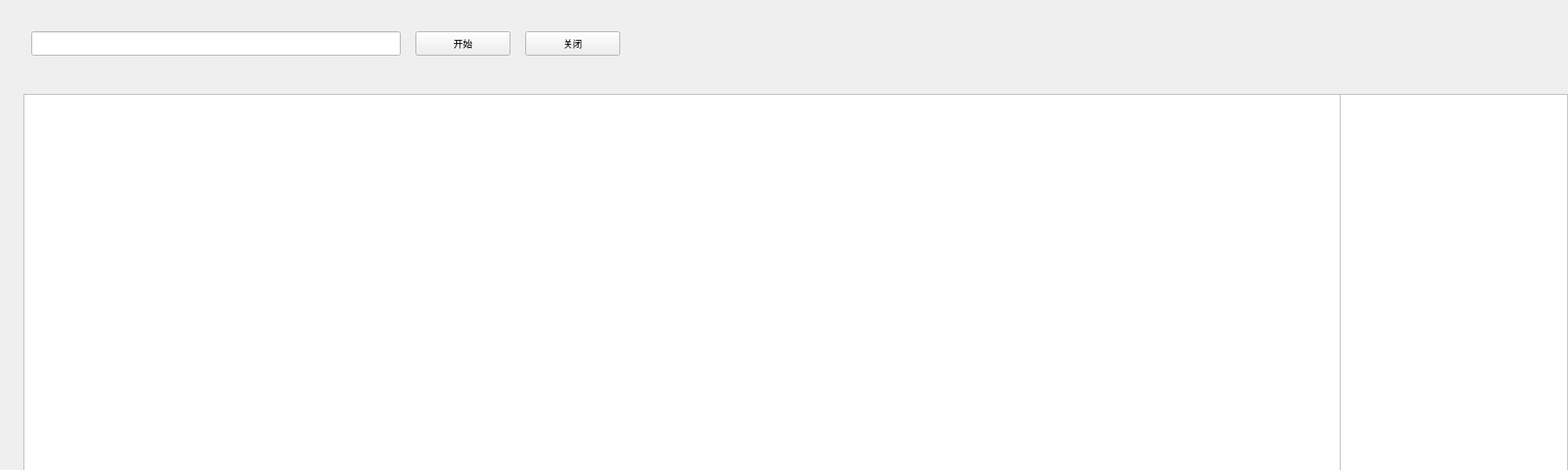
<?xml version="1.0" encoding="UTF-8"?>
<ui version="4.0">
 <class>Widget</class>
 <widget class="QWidget" name="Widget">
  <property name="geometry">
   <rect>
    <x>0</x>
    <y>0</y>
    <width>2000</width>
    <height>600</height>
   </rect>
  </property>
  <property name="windowTitle">
   <string>Widget</string>
  </property>
  <widget class="QLineEdit" name="lineInput">
   <property name="geometry">
    <rect>
     <x>40</x>
     <y>40</y>
     <width>471</width>
     <height>31</height>
    </rect>
   </property>
  </widget>
  <widget class="QTextEdit" name="textBrowser">
   <property name="geometry">
    <rect>
     <x>30</x>
     <y>120</y>
     <width>2000</width>
     <height>1000</height>
    </rect>
   </property>
   <property name="font">
    <font>
     <pointsize>10</pointsize>
    </font>
   </property>
  </widget>
  <widget class="QPushButton" name="btnStart">
   <property name="geometry">
    <rect>
     <x>530</x>
     <y>40</y>
     <width>121</width>
     <height>31</height>
    </rect>
   </property>
   <property name="text">
    <string>开始</string>
   </property>
  </widget>
  <widget class="QPushButton" name="btnClose">
   <property name="geometry">
    <rect>
     <x>670</x>
     <y>40</y>
     <width>121</width>
     <height>31</height>
    </rect>
   </property>
   <property name="text">
    <string>关闭</string>
   </property>
  </widget>
  <widget class="QTextEdit" name="textEdit_wenfa">
   <property name="geometry">
    <rect>
     <x>1709</x>
     <y>120</y>
     <width>291</width>
     <height>1000</height>
    </rect>
   </property>
  </widget>
 </widget>
 <resources/>
 <connections>
  <connection>
   <sender>btnClose</sender>
   <signal>clicked()</signal>
   <receiver>Widget</receiver>
   <slot>close()</slot>
   <hints>
    <hint type="sourcelabel">
     <x>449</x>
     <y>201</y>
    </hint>
    <hint type="destinationlabel">
     <x>399</x>
     <y>299</y>
    </hint>
   </hints>
  </connection>
 </connections>
</ui>
